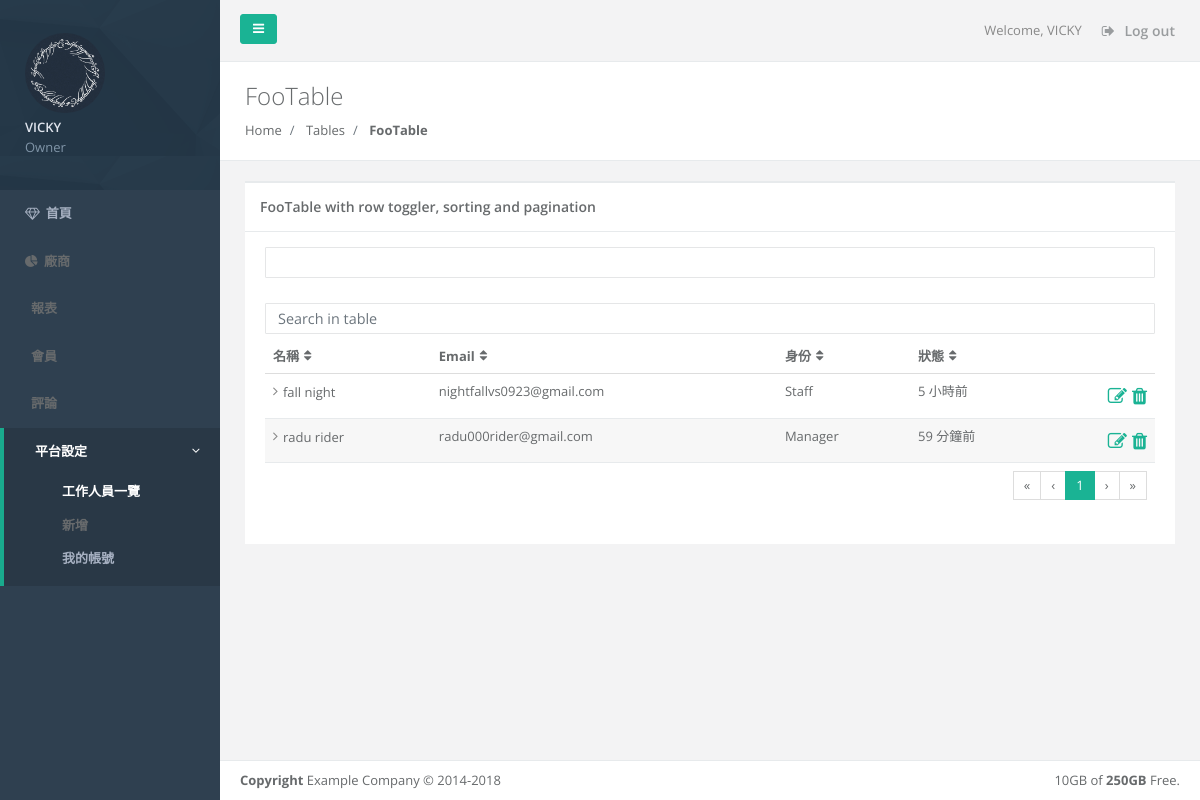
The page /vendors/staff.php (signed in) on the database its author committed.
### tables this page shows
CREATE TABLE `vendors` (
  `vId` int(10) NOT NULL,
  `vName` varchar(50) NOT NULL,
  `vEmail` varchar(254) NOT NULL,
  `vInfo` text DEFAULT NULL,
  `vImg` varchar(50) DEFAULT NULL,
  `vActive` varchar(10) DEFAULT NULL,
  `vVerify` varchar(25) NOT NULL DEFAULT current_timestamp() COMMENT '驗證',
  `created_at` datetime NOT NULL DEFAULT current_timestamp(),
  `updated_at` datetime NOT NULL DEFAULT current_timestamp()
);

CREATE TABLE `vendorAdmins` (
  `vaId` int(10) NOT NULL,
  `vId` int(10) DEFAULT NULL COMMENT '廠商',
  `vaRoleId` int(10) NOT NULL,
  `vaFName` varchar(50) NOT NULL COMMENT '名字',
  `vaLName` varchar(50) DEFAULT NULL COMMENT '姓氏',
  `vaEmail` varchar(254) NOT NULL,
  `vaPassword` varchar(50) NOT NULL,
  `vaActive` varchar(10) DEFAULT NULL,
  `vaVerify` varchar(25) DEFAULT current_timestamp() COMMENT '驗證',
  `vaHash` varchar(32) DEFAULT NULL,
  `vaLogoutTime` datetime DEFAULT NULL,
  `vaLoginTime` datetime DEFAULT NULL,
  `vaNotes` text DEFAULT NULL,
  `created_at` datetime NOT NULL DEFAULT current_timestamp(),
  `updated_at` datetime NOT NULL DEFAULT current_timestamp()
);

### vendors/getInfo.php (called while the page is built)
<?php
try{
    $pdo->beginTransaction();
    $sqlGetInfo = "SELECT `va`.`vaId`,`va`.`vaFName`,`va`.`vaLName`,`va`.`vaEmail`,`va`.`vaActive`,`va`.`vaVerify`, `va`.`vId`, `va`.`vaLoginTime`, `va`.`vaLogoutTime`, `va`.`vaNotes`,
`vendors`.`vId`, `vendors`.`vActive`, `vendors`.`vVerify`, `vendors`.`vName`,`vendorRoles`.`vaRoleId`, `vendorRoles`.`vaRoleName`
                FROM `vendorAdmins` AS `va`
                INNER JOIN `vendors`
                ON `va`.`vId` = `vendors`.`vId`
                INNER JOIN `vendorRoles`
                ON `va`.`vaRoleId` = `vendorRoles`.`vaRoleId`
                WHERE `va`.`vaId` = ?
                AND `va`.`vaEmail`=?";
    $stmtGetInfo = $pdo->prepare($sqlGetInfo);
    $arrParamGetInfo = [ $_SESSION['userId'], $_SESSION['email'] ];
    $stmtGetInfo->execute($arrParamGetInfo);
    if($stmtGetInfo->rowCount()>0){
        $arrGetInfo = $stmtGetInfo->fetchAll(PDO::FETCH_ASSOC)[0];
        $sqlGetPermissions = "SELECT `vaPermissionId`
                        FROM `rel_vendor_permissions`
                        WHERE `vaId` = ?";
        $stmtGetPermissions = $pdo->prepare($sqlGetPermissions);
        $arrParamGetPermissions = [ $_SESSION['userId'] ];
        $getPrmList = [];
        $stmtGetPermissions->execute($arrParamGetPermissions);
        if($stmtGetPermissions->rowCount()>0){
            $arrGetPermissions = $stmtGetPermissions->fetchAll(PDO::FETCH_ASSOC);
            foreach($arrGetPermissions as $key => $value){
                foreach($value as $k => $v){
                    $getPrmList[] = $v;
                }
            }
            $arrGetInfo['permissions'] = $getPrmList;
            $pdo->commit();
        }
    }else{
        echo "你的帳號不存在";
        session_unset();
        session_destroy();
        header("Refresh: 3 ; url = ./index.php");
        exit();
    }
}catch(Exception $err){
    $pdo->rollback();
    echo "failure: ".$err->getMessage();
}

### vendors/contents/staffList.php (the view, shortened to what this page needs)
<input type="text" class="form-control form-control-sm m-b-xs" id="mysqlFilter"> <br>
<input type="text" class="form-control form-control-sm m-b-xs" id="filter"
    placeholder="Search in table">
<table class="footable table table-stripped toggle-arrow-tiny" data-page-size="8" data-filter=#filter id="edit-table">
    <thead>
        <tr>
            <th>名稱</th>
            <th>Email</th>
            <th data-hide="phone">身份</th>
            <th data-hide="phone">狀態</th>
            <th data-sortable="false"></th>
        </tr>
    </thead>
    <tbody>
    <?php
        $sql = "SELECT `vendorAdmins`.`vaId`, `vaFName`, `vaLName`, `vaEmail`, `vaActive`, `vaVerify`, `vaNotes`, `vaRoleId`,
        `vId`, `vaLoginTime`, `vaLogoutTime`
                FROM `vendorAdmins`
                WHERE `vId` = ?";
        $stmt = $pdo->prepare($sql);
        $arrParam = [ $arrGetInfo['vId'] ];
        $stmt->execute($arrParam);
        if($stmt->rowCount()>0){
            $arr = $stmt->fetchAll(PDO::FETCH_ASSOC);
            $sqlPermissions = "SELECT `vendorPermissions`.`vendorPrmName`
                                FROM `rel_vendor_permissions`
                                INNER JOIN `vendorPermissions`
                                ON `rel_vendor_permissions`.`vaPermissionId` = `vendorPermissions`.`vendorPrmId`
                                WHERE `vaId` = ?";
            $stmtPermissions = $pdo->prepare($sqlPermissions);
            for($i = 0 ; $i<count($arr); $i++){
                $prmList = [];
                $arrParamPermissions = [ $arr[$i]['vaId'] ];
                $stmtPermissions->execute($arrParamPermissions);
                if($stmtPermissions->rowCount()>0){
                    $arrPermissions = $stmtPermissions->fetchAll(PDO::FETCH_ASSOC);
                    foreach($arrPermissions as $key => $value){
                        foreach($value as $k => $v){
                            $prmList[] = $v;
                        }
                    }
                    $arr[$i]['permissions'] = $prmList;
                    if($arr[$i]['vaRoleId']==1){
                        $arr[$i]['identity'] = "Owner";
                    }else if($arr[$i]['vaRoleId']==2){
                        $arr[$i]['identity'] = "Manager";
                    }else{
                        $arr[$i]['identity'] = "Staff";
                    }
                }
            }
            for($i = 0 ; $i<count($arr); $i++){
                if($arr[$i]['vaId']==$arrGetInfo['vaId']){
                    continue;
                }else{
                ?>
                <tr>
                    <td><?php echo $arr[$i]['vaFName'].' '.$arr[$i]['vaLName'] ?></td>
                    <td><?php echo $arr[$i]['vaEmail'] ?></td>
                    <td><?php echo $arr[$i]['identity'] ?></td>
                    <td>
                        <?php
                        if($arr[$i]['vaRoleId']== 1){
                            echo "";
                        }else if($arr[$i]['vaLogoutTime'] !== null){
                            $login = new DateTime($arr[$i]['vaLoginTime']);
                            $logout = new DateTime($arr[$i]['vaLogoutTime']);
                            $ifOnline = $logout->diff($login);
                            if($ifOnline->invert === 0){
                                echo "線上";
                            }else{
                                $timeDiff = $logout->diff(new DateTime());
                                if($ifOnline->d > 0){
                                    echo $timeDiff->days." 天前";
                                }else if($timeDiff->h >0){
                                    echo $timeDiff->h." 小時前";
                                }else if($timeDiff->i > 0){
                                    echo $timeDiff->i." 分鐘前";
                                }else{
                                    echo $timeDiff->s." 秒前";
                                }
                            }
                        }else if($arr[$i]['vaActive']==='inactive'){
                            echo "帳號尚未啟用";
                        }elseif($arr[$i]['vaActive']!=='inactive' && $arr[$i]['vaLogoutTime'] === null && $arr[$i]['vaLoginTime'] === null){
                            echo "未登入過";
                        }else{
                            echo "線上";
                        }
                        ?>
                    </td>
                    <td>
                    <?php
                    if($arr[$i]['vaRoleId']==1){
                        continue;
                    }else{
                    ?>
                        <div class="float-right mr-2 mr-md-0"  style="font-size: 1.2rem">
                            <a data-toggle="modal" data-target="#editor-modal" data-func="edit"><i class="fa fa-edit text-navy mr-2 mr-md-0"></i></a>
                            <a data-func="delete" href="#" data-id="<?php echo $arr[$i]['vaId']; ?>"><i class="fa fa-trash text-navy mr-2 mr-md-0"></i></a>
                        </div>
                    <?php
                    }
                    ?>
                    </td>
                </tr>
                <?php
                }
            }
        }
    ?>
    </tbody>
    <tfoot>
        <tr>
            <td colspan="6">
                <ul class="pagination float-right"></ul>
            </td>
        </tr>
    </tfoot>
</table>

### vendors/template/sidenav.php (shortened to what this page needs)
<nav class="navbar-default navbar-static-side" role="navigation">
    <div class="sidebar-collapse">
        <ul class="nav metismenu" id="side-menu">
            <li class="nav-header">
                <div class="dropdown profile-element">
                <img
                    <?php
                        $sql = "SELECT `vImg` FROM `vendors` WHERE `vId` = {$arrGetInfo['vId']}";
                        $img = $pdo->query($sql)->fetch(PDO::FETCH_ASSOC);
                        if(count($img)>0 && $img['vImg'] !== null){
                            echo 'alt="image" class="rounded-circle navIcon" src="';
                            echo "./images/".$img['vImg'];
                            echo '"';
                        }
                    ?>
                    />
                    <a href="./admin.php">
                        <span class="block m-t-xs font-bold"><?php echo $arrGetInfo['vaFName'].' '.$arrGetInfo['vaLName'] ?></span>
                        <span class="text-muted text-xs block">
                            <?php
                            if($arrGetInfo['vaRoleId']==1){
                                echo "Owner";
                            }else if($arrGetInfo['vaRoleId']==2){
                                echo "Manager";
                            }else{
                                echo "Staff";
                            }
                            ?>
                        </span>
                    </a>
                </div>
            </li>
            <?php
                function buildMenu($arrGetInfo){
                    $url = "./template/sidemenu.json";
                    $data = file_get_contents($url);
                    $dataObj = json_decode($data);
                    $menuArr = json_decode(json_encode($dataObj), True);
                    $currentLink = str_replace("/Project/vendors", ".", $_SERVER['SCRIPT_NAME']);
                    for($i = 0 ; $i < count($menuArr); $i++){
                        if(isset($menuArr[$i]['submenu'])){
                            $submenu = $menuArr[$i]['submenu'];
                        }
                        echo "<li";
                        if($menuArr[$i]['link'] === $currentLink){
                            echo " class='active'";
                        }else if(isset($submenu)){
                            $flag = false;
                            for($j = 0 ; $j < count($submenu) ; $j++){
                                if(in_array($currentLink, $submenu[$j])){
                                    $flag = true;
                                }
                            }
                            if($flag){
                                echo " class='active'";
                            }
                        }
                        echo ">";
                        echo "<a";
                        if(in_array($menuArr[$i]['permission'], $arrGetInfo['permissions']) || $menuArr[$i]['permission'] === "all"){
                            echo " href='".$menuArr[$i]['link']."'";
                        }else if(isset($submenu) && in_array($menuArr[$i]['permission'], $arrGetInfo['permissions'])){
                            echo " href='#'";
                        }
                        echo ">";
                        echo "<i class='fa ".$menuArr[$i]['icon']."'></i>";
                        echo "<span class='nav-label'>";
                        echo $menuArr[$i]['name'];
                        echo "</span>";
                        if(isset($submenu)){
                            echo "<span class='fa arrow'></span>";
                        }
                        echo "</a>";
                        if(isset($submenu)){
                            echo "<ul class='nav nav-second-level'>";
                            for($j = 0 ; $j < count($submenu) ; $j++){
                                echo "<li";
                                if($submenu[$j]['link'] === $currentLink){
                                    echo " class='active'";
                                }
                                echo ">";
                                echo "<a";
                                if(in_array($submenu[$j]['permission'], $arrGetInfo['permissions']) || $submenu[$j]['permission'] === "all"){
                                    echo " href='".$submenu[$j]['link']."'";
                                }
                                echo ">";
                                echo "<span class='nav-label'>";
                                echo $submenu[$j]['name'];
                                echo "</span>";
                                echo "</a>";
                                echo "</li>";
                            }
                            echo "</ul>";
                            echo "</li>";
                        }
                    }
                }
                buildMenu($arrGetInfo);
            ?>
        </ul>
    </div>
</nav>

### vendors/template/topnav.php
<div class="row border-bottom">
    <nav class="navbar navbar-static-top" role="navigation" style="margin-bottom: 0">
        <div class="navbar-header">
            <a class="navbar-minimalize minimalize-styl-2 btn btn-primary " href="#"><i
                    class="fa fa-bars"></i> </a>
        </div>
        <ul class="nav navbar-top-links navbar-right">
            <li>
                <span class="m-r-sm text-muted welcome-message">Welcome, <?php echo $arrGetInfo['vaFName'] ?></span>
            </li>
            <li>
                <a href="./logout.php?logout=1">
                    <i class="fa fa-sign-out"></i> Log out
                </a>
            </li>
        </ul>
    </nav>
</div>

### rows shown on the page
vendors: vImg (picture)
vendoradmins: vaFName "VICKY"
vendoradmins: vaFName "fall", vaLName "night", vaEmail "nightfallvs0923@gmail.com", identity "Staff", vaLogoutTime "5"
vendoradmins: vaFName "radu", vaLName "rider", vaEmail "radu000rider@gmail.com", identity "Manager", vaLogoutTime "59"

### other values the page prints
$menuArr[$i]['name'] "首頁"
$menuArr[$i]['name'] "廠商"
$menuArr[$i]['name'] "報表"
$menuArr[$i]['name'] "會員"
$menuArr[$i]['name'] "評論"
$menuArr[$i]['name'] "平台設定"
$submenu[$j]['name'] "工作人員一覽"
$submenu[$j]['name'] "新增"
$submenu[$j]['name'] "我的帳號"
